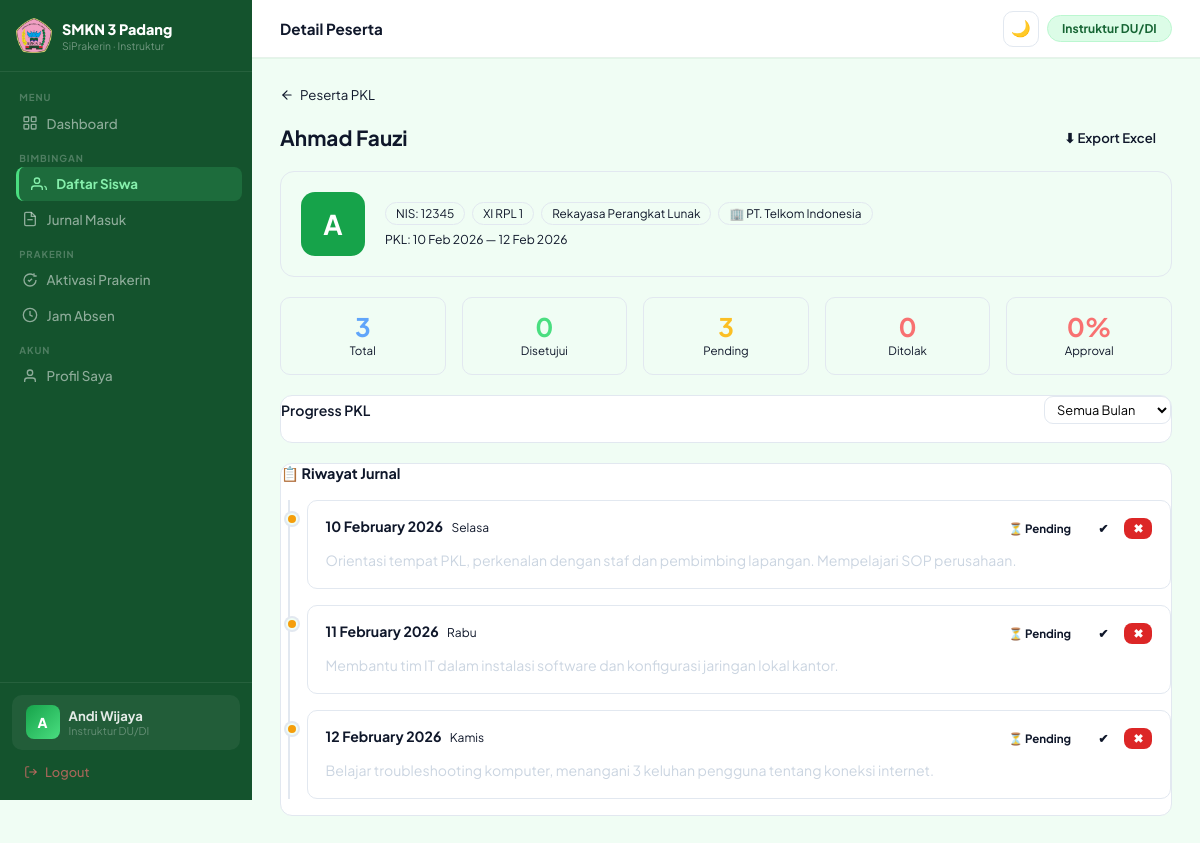
Page /instruktur/monitoring/detail.php?id=1 (signed in) on the committed database.
### tables this page shows
CREATE TABLE `siswa` (
  `id` int(11) NOT NULL AUTO_INCREMENT,
  `user_id` int(11) NOT NULL,
  `nis` varchar(20) NOT NULL,
  `nisn` varchar(20) DEFAULT NULL,
  `kelas` varchar(20) NOT NULL,
  `jurusan` varchar(50) DEFAULT NULL,
  `guru_id` int(11) DEFAULT NULL,
  `tempat_pkl_id` int(11) DEFAULT NULL,
   
  `jenis_kelamin` enum('pria','wanita') DEFAULT NULL,
  `tempat_lahir` varchar(100) DEFAULT NULL,
  `tanggal_lahir` date DEFAULT NULL,
  `alamat` text DEFAULT NULL,
  `no_hp` varchar(20) DEFAULT NULL,
  `email` varchar(100) DEFAULT NULL,
  `foto` varchar(255) DEFAULT NULL,
   
  `nama_ayah` varchar(100) DEFAULT NULL,
  `alamat_ortu` text DEFAULT NULL,
  `no_hp_ortu` varchar(20) DEFAULT NULL,
  PRIMARY KEY (`id`),
  KEY `user_id` (`user_id`),
  KEY `tempat_pkl_id` (`tempat_pkl_id`),
  KEY `guru_id` (`guru_id`),
  CONSTRAINT `siswa_ibfk_1` FOREIGN KEY (`user_id`)       REFERENCES `users` (`id`)      ON DELETE CASCADE,
  CONSTRAINT `siswa_ibfk_2` FOREIGN KEY (`tempat_pkl_id`) REFERENCES `tempat_pkl` (`id`) ON DELETE SET NULL,
  CONSTRAINT `siswa_ibfk_3` FOREIGN KEY (`guru_id`)       REFERENCES `guru` (`id`)       ON DELETE SET NULL
);

CREATE TABLE `users` (
  `id` int(11) NOT NULL AUTO_INCREMENT,
  `nama` varchar(100) NOT NULL,
  `username` varchar(50) NOT NULL,
  `password` varchar(255) NOT NULL,
  `role` enum('admin','siswa','guru') NOT NULL,
  `created_at` timestamp NOT NULL DEFAULT current_timestamp(),
  PRIMARY KEY (`id`),
  UNIQUE KEY `username` (`username`)
);

CREATE TABLE `tempat_pkl` (
  `id` int(11) NOT NULL AUTO_INCREMENT,
  `nama_tempat` varchar(150) NOT NULL,
  `alamat` text DEFAULT NULL,
  `pembimbing_lapangan` varchar(100) DEFAULT NULL,
  `no_hp` varchar(20) DEFAULT NULL,
  `kuota` int(11) DEFAULT 0,
  `created_at` timestamp NOT NULL DEFAULT current_timestamp(),
  PRIMARY KEY (`id`)
);

CREATE TABLE `jurnal` (
  `id` int(11) NOT NULL AUTO_INCREMENT,
  `siswa_id` int(11) NOT NULL,
  `tanggal` date NOT NULL,
  `kegiatan` text NOT NULL,
  `status` enum('pending','disetujui','ditolak') DEFAULT 'pending',
  `catatan_guru` text DEFAULT NULL,
  `created_at` timestamp NOT NULL DEFAULT current_timestamp(),
  PRIMARY KEY (`id`),
  KEY `siswa_id` (`siswa_id`),
  CONSTRAINT `jurnal_ibfk_1` FOREIGN KEY (`siswa_id`) REFERENCES `siswa` (`id`) ON DELETE CASCADE
);

### instruktur/monitoring/detail.php (the view, shortened to what this page needs)
<?php
require '../../config/database.php';
$siswa_id   = (int)($_GET['id'] ?? 0);
$stmtS = mysqli_prepare($conn,"SELECT s.*,u.nama,tp.nama_tempat FROM siswa s JOIN users u ON s.user_id=u.id LEFT JOIN tempat_pkl tp ON s.tempat_pkl_id=tp.id WHERE s.id=?");
mysqli_stmt_bind_param($stmtS,"i",$siswa_id); mysqli_stmt_execute($stmtS);
$siswa = mysqli_fetch_assoc(mysqli_stmt_get_result($stmtS));
$filter_bulan = $_GET['bulan'] ?? '';
$wb = $filter_bulan ? "AND DATE_FORMAT(tanggal,'%Y-%m')=?" : '';
$stmtJ = mysqli_prepare($conn,"SELECT * FROM jurnal WHERE siswa_id=? $wb ORDER BY tanggal");
if($filter_bulan) mysqli_stmt_bind_param($stmtJ,"is",$siswa_id,$filter_bulan);
else mysqli_stmt_bind_param($stmtJ,"i",$siswa_id);
mysqli_stmt_execute($stmtJ);
$jurnals = []; $jr = mysqli_stmt_get_result($stmtJ);
while($j=mysqli_fetch_assoc($jr)) $jurnals[]=$j;
$stmtSt = mysqli_prepare($conn,"SELECT COUNT(*) total,SUM(status_instruktur='disetujui') ok,SUM(status_instruktur='pending') pend,SUM(status_instruktur='ditolak') tolak,MIN(tanggal) mulai,MAX(tanggal) akhir FROM jurnal WHERE siswa_id=?");
mysqli_stmt_bind_param($stmtSt,"i",$siswa_id); mysqli_stmt_execute($stmtSt);
$stat = mysqli_fetch_assoc(mysqli_stmt_get_result($stmtSt));
$pct  = $stat['total']>0 ? round($stat['ok']/$stat['total']*100) : 0;
require '../layout/header.php';
?>
<div class="fade">
<a href="index.php" class="back-link">
    <svg width="14" height="14" viewBox="0 0 24 24" fill="none" stroke="currentColor" stroke-width="2" stroke-linecap="round" stroke-linejoin="round"><path d="M19 12H5"></path><path d="M12 19l-7-7 7-7"></path></svg>
    Peserta PKL
</a>
<div style="display:flex;justify-content:space-between;align-items:center;margin-bottom:1.1rem;">
    <h1 style="font-size:1.3rem;font-weight:700;"><?= htmlspecialchars($siswa['nama']) ?></h1>
    <a href="rekap_excel.php?siswa_id=<?= $siswa_id ?>" class="btn btn-green">⬇ Export Excel</a>
</div>
<div class="profile-bar">
    <div class="big-av"><?= strtoupper(substr($siswa['nama'],0,1)) ?></div>
    <div style="flex:1;">
        <div style="display:flex;gap:7px;flex-wrap:wrap;margin-bottom:6px;">
            <span class="chip">NIS: <?= $siswa['nis'] ?></span>
            <span class="chip"><?= $siswa['kelas'] ?></span>
            <span class="chip"><?= $siswa['jurusan']??'-' ?></span>
            <span class="chip">🏢 <?= $siswa['nama_tempat']?htmlspecialchars($siswa['nama_tempat']):'-' ?></span>
        </div>
        <?php if($stat['mulai']): ?>
        <div style="font-size:0.76rem;color:var(--text-muted);">PKL: <?= date('d M Y',strtotime($stat['mulai'])) ?> — <?= date('d M Y',strtotime($stat['akhir'])) ?></div>
        <?php endif; ?>
    </div>
</div>
<div class="stat-row">
    <div class="sbox"><div class="n" style="color:#60a5fa;"><?= $stat['total'] ?></div><div class="l">Total</div></div>
    <div class="sbox"><div class="n" style="color:#4ade80;"><?= $stat['ok'] ?></div><div class="l">Disetujui</div></div>
    <div class="sbox"><div class="n" style="color:#fbbf24;"><?= $stat['pend'] ?></div><div class="l">Pending</div></div>
    <div class="sbox"><div class="n" style="color:#f87171;"><?= $stat['tolak'] ?></div><div class="l">Ditolak</div></div>
    <div class="sbox"><div class="n" style="color:<?= $pct>=80?'#4ade80':($pct>=50?'#fbbf24':'#f87171') ?>;"><?= $pct ?>%</div><div class="l">Approval</div></div>
</div>
<div class="card" style="margin-bottom:1.25rem;">
    <div style="display:flex;justify-content:space-between;align-items:center;margin-bottom:8px;flex-wrap:wrap;gap:8px;">
        <span style="font-size:0.88rem;font-weight:600;">Progress PKL</span>
        <form method="GET" style="display:flex;gap:8px;">
            <select name="bulan" class="form-control" style="width:auto;font-size:0.8rem;padding:4px 8px;" onchange="this.form.submit()">
                <option value="">Semua Bulan</option>
            </select>
        </form>
    </div>
    <div style="background:var(--bg-card2);border-radius:6px;height:10px;overflow:hidden;">
    </div>
</div>
<div class="card">
    <h3 style="font-size:0.9rem;font-weight:700;margin-bottom:1.1rem;">📋 Riwayat Jurnal</h3>
    <?php if(empty($jurnals)): ?>
    <p style="text-align:center;color:var(--text-muted);padding:2rem 0;">Belum ada jurnal.</p>
    <?php else: ?>
    <div class="tl">
    <?php foreach($jurnals as $j):
        $dc = $j['status_instruktur']==='disetujui'?'dot-ok':($j['status_instruktur']==='pending'?'dot-pend':'dot-no');
        $days=['Minggu','Senin','Selasa','Rabu','Kamis','Jumat','Sabtu'];
        $hari=$days[date('w',strtotime($j['tanggal']))];
        $bs = match($j['status_instruktur']){
            'disetujui' => ['badge-ok','✅ Disetujui'],
            'pending'   => ['badge-warn','⏳ Pending'],
            'ditolak'   => ['badge-danger','❌ Ditolak'],
            default     => ['badge-neutral','?']
        };
    ?>
    <div class="tl-item">
        <div class="tl-dot <?= $dc ?>"></div>
        <div class="tl-card">
            <div class="tl-head">
                <div>
                    <span style="font-weight:700;font-size:0.88rem;"><?= date('d F Y',strtotime($j['tanggal'])) ?></span>
                    <span style="color:var(--text-muted);font-size:0.75rem;margin-left:6px;"><?= $hari ?></span>
                </div>
                <div style="display:flex;align-items:center;gap:7px;">
                    <span class="badge <?= $bs[0] ?>"><?= $bs[1] ?></span>
                    <?php if($j['status_instruktur']==='pending'): ?>
                    <a href="../jurnal/aksi.php?id=<?= $j['id'] ?>&aksi=setuju&ref=<?= urlencode($_SERVER['REQUEST_URI']) ?>" class="btn btn-xs btn-green" style="padding:3px 9px;font-size:0.75rem;" onclick="return confirm('Setujui?')">✔</a>
                    <a href="../jurnal/aksi.php?id=<?= $j['id'] ?>&aksi=tolak&ref=<?= urlencode($_SERVER['REQUEST_URI']) ?>"  class="btn btn-xs" style="padding:3px 9px;font-size:0.75rem;background:#dc2626;color:white;" onclick="return confirm('Tolak?')">✖</a>
                    <?php endif; ?>
                </div>
            </div>
            <div class="tl-body"><?= htmlspecialchars($j['kegiatan']) ?></div>
        </div>
    </div>
    <?php endforeach; ?>
    </div>
    <?php endif; ?>
</div>
</div>
<?php require '../layout/footer.php'; ?>

### instruktur/layout/header.php (style rules this page uses)
:root { --primary:#15803d; --primary-dark:#166534; --primary-light:#16a34a; --primary-glow:rgba(21,128,61,.15); --green-900:#14532d; --green-800:#166534; --green-700:#15803d; --green-600:#16a34a; --green-500:#22c55e; --green-400:#4ade80; --green-200:#bbf7d0; --green-100:#dcfce7; --green-50:#f0fdf4; --sidebar-bg:#14532d; --sidebar-w:252px; --topbar-h:58px; --text:#0f172a; --muted:#64748b; --border:#e2e8f0; --bg:#f0fdf4; --surface:#ffffff; --r:12px; --brand:#14532d; --accent:#16a34a; --text-main:#0f172a; }
*,*::before,*::after { margin:0;padding:0;box-sizing:border-box; }
html { scroll-behavior:smooth; }
body { font-family:'Plus Jakarta Sans',sans-serif;background:var(--bg);color:var(--text);font-size:.9rem; }
a { text-decoration:none;color:inherit;transition:.15s; }
.card { background:var(--surface);border:1px solid var(--border);border-radius:var(--r); }
.stat-row { display:grid;grid-template-columns:repeat(auto-fit,minmax(150px,1fr));gap:.85rem;margin-bottom:1.5rem; }
.btn { display:inline-flex;align-items:center;gap:7px;padding:.5rem 1rem;border-radius:8px;font-weight:600;font-size:.82rem;border:none;cursor:pointer;font-family:inherit;transition:.18s;text-decoration:none; }
.badge { padding:.22rem .7rem;border-radius:20px;font-size:.72rem;font-weight:700;display:inline-flex;align-items:center;gap:4px; }
.form-control,.form-select { width:100%;padding:.6rem .9rem;border:1.5px solid var(--border);border-radius:9px;font-size:.875rem;outline:none;transition:.18s;font-family:inherit;background:#fff; }
.tl { position:relative;padding-left:28px; }
.tl::before { content:'';position:absolute;left:7px;top:6px;bottom:6px;width:2px;background:var(--border); }
.tl-item { position:relative;margin-bottom:1rem; }
.tl-dot { position:absolute;left:-23px;top:13px;width:12px;height:12px;border-radius:50%;border:2.5px solid #fff;box-shadow:0 0 0 2px var(--border); }
.tl-card { background:#fff;border:1px solid var(--border);border-radius:10px;padding:.9rem 1.1rem; }
.tl-body { font-size:.875rem;color:#374151;line-height:1.6;white-space:pre-wrap; }
.fade,.fade-in { animation:up .35s ease; }

### instruktur/monitoring/detail.php (style rules this page uses)
.back-link { display:inline-flex;align-items:center;gap:6px;color:var(--text-muted);font-size:0.83rem;margin-bottom:1.1rem; }
.profile-bar { background:var(--bg-card);border:1px solid var(--border);border-radius:14px;padding:1.25rem;margin-bottom:1.25rem;display:flex;gap:1.25rem;align-items:center;flex-wrap:wrap; }
.big-av { width:64px;height:64px;border-radius:14px;background:var(--accent);display:flex;align-items:center;justify-content:center;color:white;font-weight:700;font-size:1.7rem;flex-shrink:0; }
.chip { background:var(--bg-card2);border:1px solid var(--border);padding:3px 10px;border-radius:12px;font-size:0.74rem;color:var(--text-muted); }
.stat-row { display:grid;grid-template-columns:repeat(auto-fit,minmax(110px,1fr));gap:1rem;margin-bottom:1.25rem; }
.sbox { background:var(--bg-card);border:1px solid var(--border);border-radius:10px;padding:1rem;text-align:center; }
.sbox .n { font-size:1.6rem;font-weight:700;line-height:1; }
.sbox .l { font-size:0.72rem;color:var(--text-muted);margin-top:3px; }
.tl { position:relative;padding-left:26px; }
.tl::before { content:'';position:absolute;left:7px;top:0;bottom:0;width:2px;background:var(--border); }
.tl-item { position:relative;margin-bottom:1rem; }
.tl-dot { position:absolute;left:-21px;top:13px;width:12px;height:12px;border-radius:50%;border:2px solid var(--bg); }
.dot-pend { background:#f59e0b; }
.tl-card { background:var(--bg-card);border:1px solid var(--border);border-radius:10px;padding:1rem 1.1rem;transition:0.2s; }
.tl-head { display:flex;justify-content:space-between;align-items:flex-start;margin-bottom:0.6rem;flex-wrap:wrap;gap:8px; }
.tl-body { font-size:0.88rem;color:#cbd5e1;line-height:1.65;white-space:pre-wrap; }

### rows in the picture
siswa: user.nama "Ahmad Fauzi", user.nama "A", nis "12345", kelas "XI RPL 1", jurusan "Rekayasa Perangkat Lunak", tempat_pkl.nama_tempat "PT. Telkom Indonesia"
jurnal: tanggal "10 February 2026", tanggal "Selasa", status_instruktur "⏳ Pending", kegiatan "Orientasi tempat PKL, perkenalan dengan staf dan pembimbing lapangan. Mempelajari SOP perusahaan."
jurnal: tanggal "11 February 2026", tanggal "Rabu", status_instruktur "⏳ Pending", kegiatan "Membantu tim IT dalam instalasi software dan konfigurasi jaringan lokal kantor."
jurnal: tanggal "12 February 2026", tanggal "Kamis", status_instruktur "⏳ Pending", kegiatan "Belajar troubleshooting komputer, menangani 3 keluhan pengguna tentang koneksi internet."

### other values in the picture
substr($_SESSION['nama']??'I',0,1) "A"
substr($_SESSION['nama']??'',0,16) "Andi Wijaya"
$page_title "Detail Peserta"
date('d M Y',strtotime($stat['mulai'])) "10 Feb 2026"
date('d M Y',strtotime($stat['akhir'])) "12 Feb 2026"
$stat['total'] "3"
$stat['ok'] "0"
$stat['pend'] "3"
$stat['tolak'] "0"
$pct "0"
